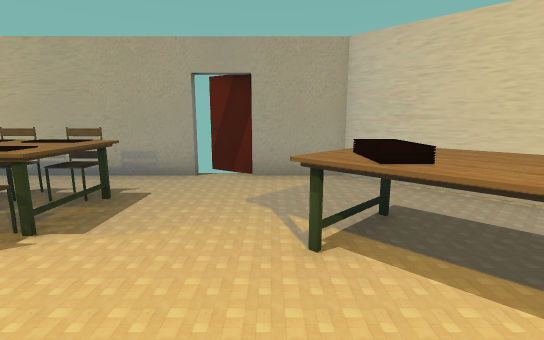
view 1 (above)

16 first-person views from a walk through a scene from a Unity 3-D project. The camera is 1.3 m above the floor, tilts 10° down and sees 85° across. The floor is counted in squares, 1 m on a side. Each view is taken from the middle of a square. On the plan, view 1 faces up. The plan holds only what a view shows up to about 14 squares ahead; the rest is blank. The player character is not drawn. Door leaves are left out, so doorways stand open.

view 2
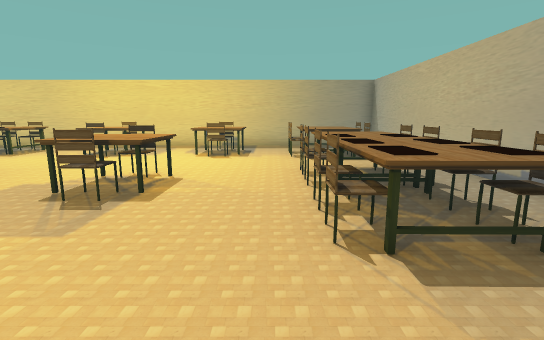

view 3
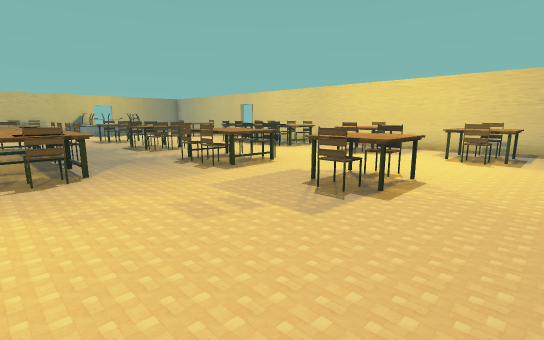

view 4
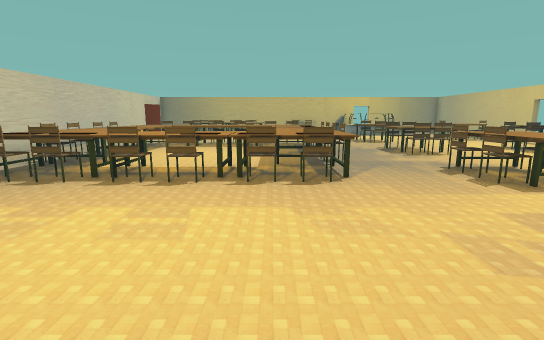

view 5
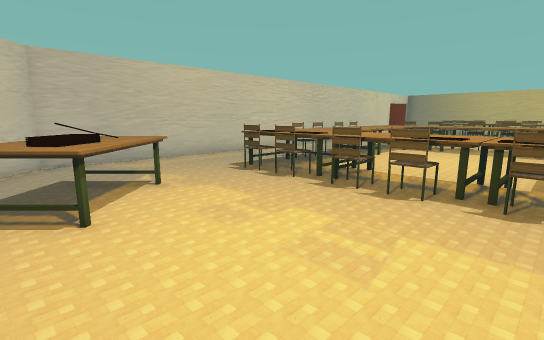

view 6
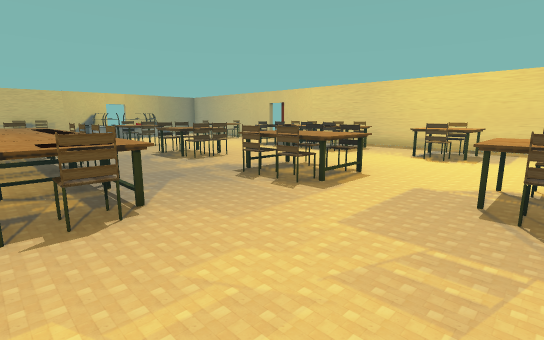

view 7
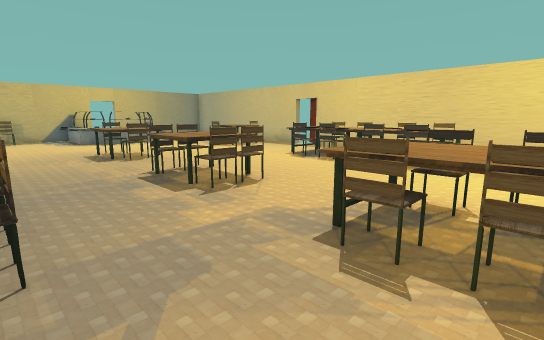

view 8
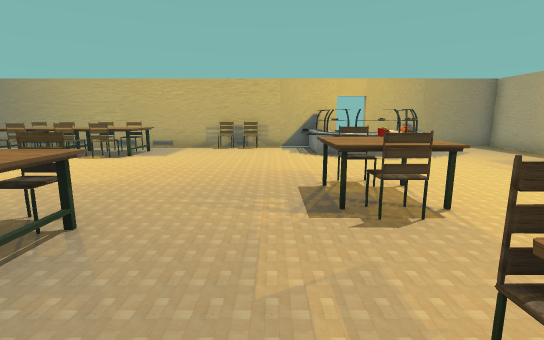

view 9
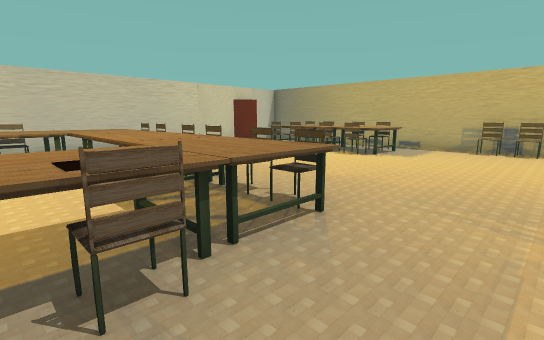

view 10
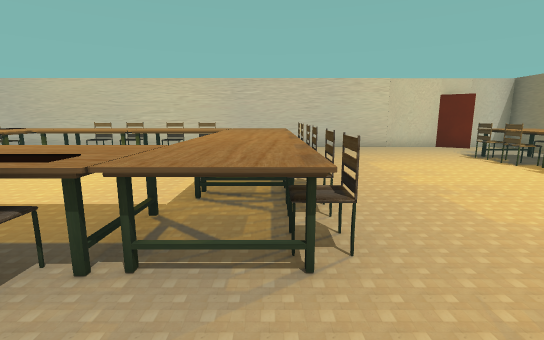

view 11
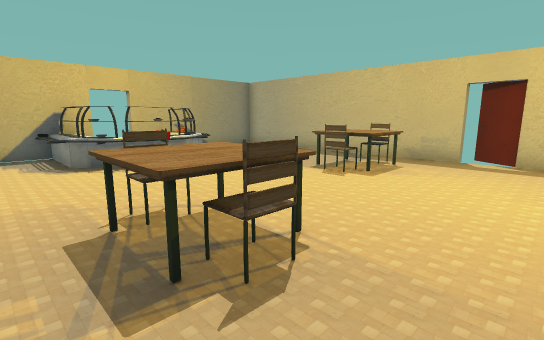

view 12
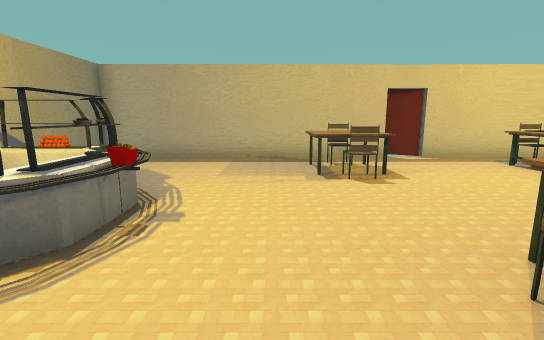

view 13
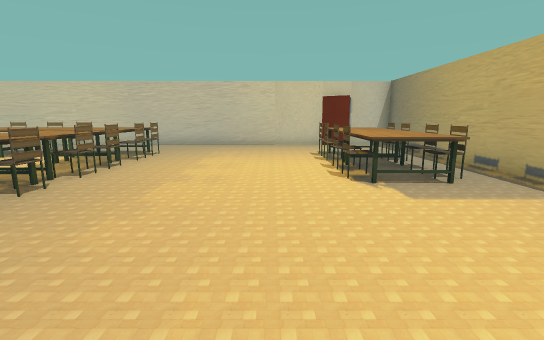

view 14
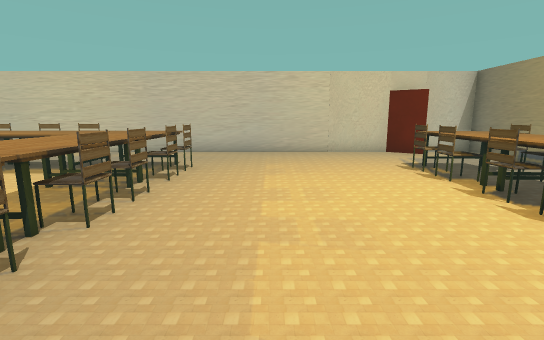

view 15
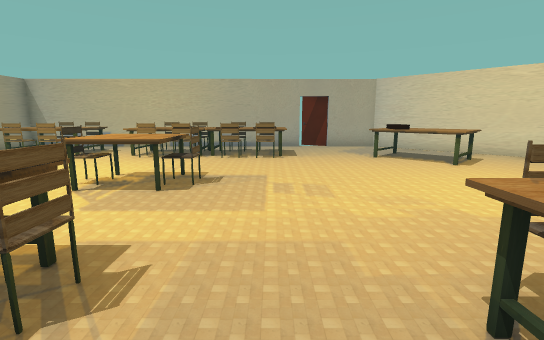

view 16
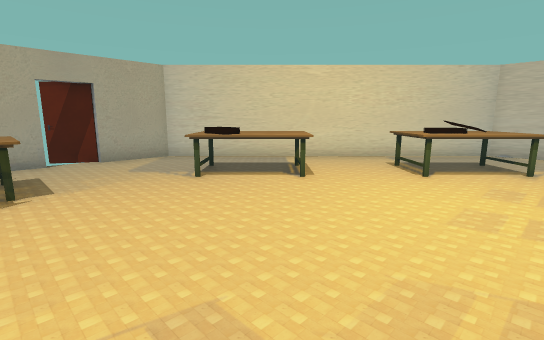

### Floor plan
Points are (right, up) in squares from view 1. A wall is a line through its corners. A room is listed if a view was taken in it or the views show most of it. See-through windows are left out.
Room 1 (views 1, 2, 3, 4, 5, 6, 7, 8, 9, 10, 11, 12, 13, 14, 15, 16)
walls: (-14.2, -13.9) (-14.5, -14.4); (-14, -15.1) (-14, -24.6) (-8.1, -24.6); (-1.6, 6.6) (-14, 6.6) (-14, -14); (-0.4, 6.8) (-1.5, 7.5); (-7, -24.6) (9.4, -24.6) (9.4, -22.8); (8.6, -22.6) (9.4, -21.4) (9.4, -1.1) (1.6, 6.6) (-0.5, 6.6)
ways out: gap at (-2, 7); gap at (10, -23)
objects: other object (-13, -17) to (-12, -17); table (-12, -18) to (-11, -18); table (-12, -16) to (-11, -16); other object (-12, -12) to (-12, -11); other object (-12, -10); other object (-12, -9); table (-12, -9) to (-10, -7); other object (-12, -8); table (-12, -5) to (-11, -3); other object (-12, -4); table (-12, -1) to (-11, 1); other object (-12, 0); other object (-12, 3) to (-11, 3); table (-12, 4) to (-10, 4); other object (-12, 5) to (-11, 5); other object (-11, -17) to (-10, -17); table (-11, -12) to (-11, -10); other object (-10, -24) to (-5, -21); other object (-10, -12) to (-10, -11); other object (-10, -10); other object (-10, -9); other object (-10, -8); other object (-10, -4); other object (-10, 0); other object (-10, 3); other object (-10, 5); table (-8, 3) to (-6, 5); table (-7, -16) to (-5, -15); table (-7, -7) to (-5, -4); other object (-7, -6); other object (-7, -5); table (-7, -2) to (-5, 0); other object (-7, -1); other object (-7, 3); other object (-7, 5); other object (-6, -17) to (-5, -17); other object (-6, -15) to (-5, -15); other object (-6, -12); table (-6, -11) to (-5, -11); other object (-6, -10); other object (-6, 3); other object (-6, 5); other object (-5, -12); other object (-5, -10); other object (-5, -6); other object (-5, -5); other object (-5, -1); other object (-5, 3) to (-4, 3); table (-5, 4) to (-3, 4); other object (-5, 5) to (-4, 5); other object (-3, -24); other object (-3, 3); other object (-3, 5); other object (-2, -24); table (-2, -14) to (1, -13); other object (-2, -12) to (-2, -11); other object (-2, -10); other object (-2, -9); other object (-2, -8); table (-2, -7) to (1, -5); other object (-1, -15); table (-1, -12) to (0, -10); table (-1, -9) to (0, -8); other object (-1, -5); other object (0, -15); other object (0, -5); table (0, 1) to (3, 4); other object (1, -23) to (2, -23); table (1, -22) to (3, -22); other object (1, -21) to (2, -21); other object (2, -15); table (2, -14) to (3, -13); table (2, -7) to (3, -6); other object (2, -5); other object (3, -23); other object (3, -21); other object (3, -15); other object (3, -5); other object (4, -23); table (4, -22) to (6, -22); other object (4, -21); other object (4, -15); table (4, -14) to (6, -13); table (4, -7) to (6, -6); other object (4, -5) to (5, -5); table (4, -3) to (7, 0); other object (5, -23) to (6, -23); other object (5, -21) to (6, -21); table (5, -12) to (6, -10); table (5, -9) to (6, -7); other object (6, -15); other object (6, -5); other object (7, -12); other object (7, -10); other object (7, -9); other object (7, -8)

Positions as (right, up) in squares from view 1, and headings:
1: (0, 0), facing up
2: (0, 2), facing left
3: (0, 2), facing down-left
4: (0, 1), facing down
5: (0, 0), facing down-right
6: (0, -1), facing down-left
7: (-2, -5), facing down-left
8: (-4, -11), facing down
9: (-4, -11), facing down-right
10: (-4, -14), facing right
11: (-4, -13), facing down-left
12: (-4, -19), facing left
13: (-5, -19), facing right
14: (-2, -17), facing right
15: (-3, -7), facing up
16: (-3, -3), facing up-right
